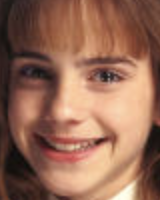
#> input picture Assignment_5/training_set/Hermione_1.png, 160 x 200 px
$ jupyter execute --allow-errors 'Face Detection.ipynb'
#> lines starting #> are read from the running program, lines starting #| are printed output that depends on the picture
[cell 1]
import numpy as np
import cv2
import matplotlib.pyplot as plt
import os
from sklearn.decomposition import PCA
from sklearn.neighbors import DistanceMetric

[cell 2]
# load all the images

Hermione_1 = cv2.imread('./training_set/Hermione_1.png', cv2.IMREAD_GRAYSCALE)
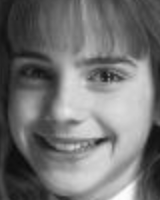
#> Hermione_1: shape (200, 160); min 12, max 252, mean 114.9
Hermione_2 = cv2.imread('./training_set/Hermione_2.png', cv2.IMREAD_GRAYSCALE)
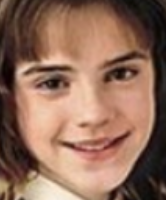
#> input picture Assignment_5/training_set/Hermione_2.png, 166 x 200 px
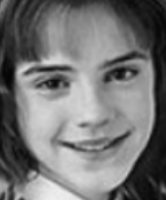
#> Hermione_2: shape (200, 166); min 5, max 240, mean 115.8
Hermione_3 = cv2.imread('./training_set/Hermione_3.png', cv2.IMREAD_GRAYSCALE)
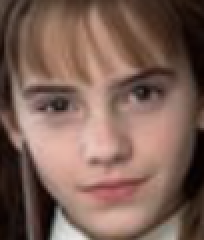
#> input picture Assignment_5/training_set/Hermione_3.png, 102 x 120 px (shown 2 times larger)
#> Hermione_3: shape (120, 102); min 2, max 230, mean 103.7
Hermione_4 = cv2.imread('./training_set/Hermione_4.png', cv2.IMREAD_GRAYSCALE)
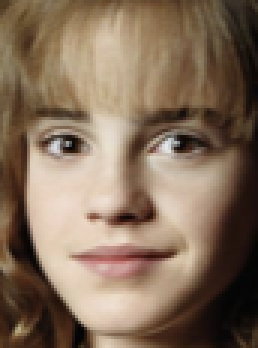
#> input picture Assignment_5/training_set/Hermione_4.png, 86 x 116 px (shown 3 times larger)
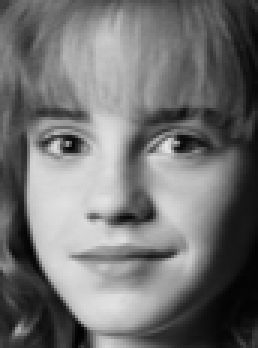
#> Hermione_4: shape (116, 86) (shown 3 times larger); min 2, max 230, mean 113.4
Hermione_5 = cv2.imread('./training_set/Hermione_5.png', cv2.IMREAD_GRAYSCALE)
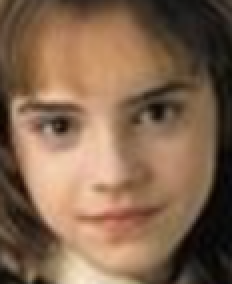
#> input picture Assignment_5/training_set/Hermione_5.png, 116 x 142 px (shown 2 times larger)
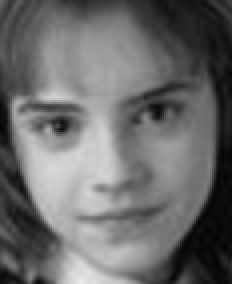
#> Hermione_5: shape (142, 116) (shown 2 times larger); min 3, max 235, mean 106.8
Hermione_6 = cv2.imread('./training_set/Hermione_6.png', cv2.IMREAD_GRAYSCALE)
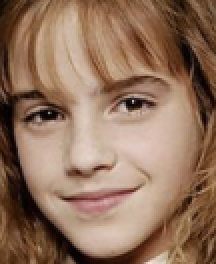
#> input picture Assignment_5/training_set/Hermione_6.png, 108 x 132 px (shown 2 times larger)
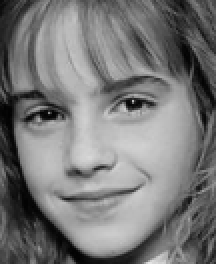
#> Hermione_6: shape (132, 108) (shown 2 times larger); min 2, max 227, mean 120.3
Hermione_7 = cv2.imread('./training_set/Hermione_7.png', cv2.IMREAD_GRAYSCALE)
Hermione_8 = cv2.imread('./training_set/Hermione_8.png', cv2.IMREAD_GRAYSCALE)
Hermione_9 = cv2.imread('./training_set/Hermione_9.png', cv2.IMREAD_GRAYSCALE)
Hermione_10 = cv2.imread('./training_set/Hermione_10.png', cv2.IMREAD_GRAYSCALE)


Hermione_1 = cv2.resize(Hermione_1, (150, 150)).flatten()
Hermione_2 = cv2.resize(Hermione_2, (150, 150)).flatten()
Hermione_3 = cv2.resize(Hermione_3, (150, 150)).flatten()
Hermione_4 = cv2.resize(Hermione_4, (150, 150)).flatten()
Hermione_5 = cv2.resize(Hermione_5, (150, 150)).flatten()
Hermione_6 = cv2.resize(Hermione_6, (150, 150)).flatten()
#> (the rest of this cell did not finish here and is left out)
